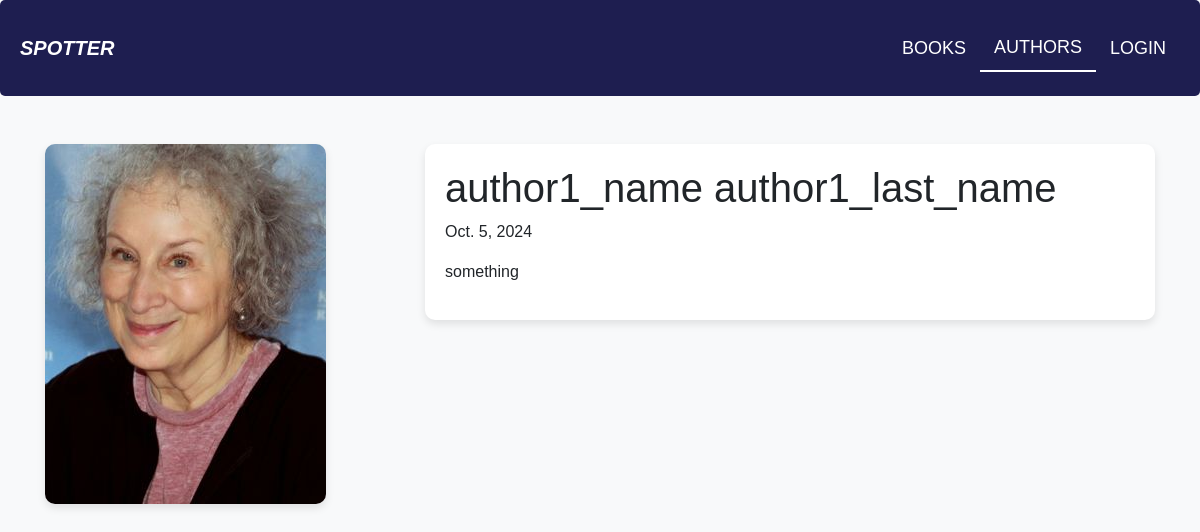
The page /authors/11 on the database its author committed.
### authors/models.py (models this page shows, shortened)
class Author(models.Model):
    first_name = models.CharField(max_length=100)
    last_name = models.CharField(max_length=100)
    date_of_birth = models.DateField(null=True, blank=True)
    biography = models.TextField(null=True, blank=True)
    image = models.ImageField(upload_to='authors_images/', null=True, blank=True)

### authors/views.py (the view)
# urls.py: path('', views.authors, name='authors'),
def authors(request, id=None):
    if id:
        if request.method == 'GET':
            return get_author(request, id)
        if request.method == 'DELETE':
            return delete_author(request, id)
        return update_author(request, id)
    if request.method == 'POST':
        return save_author(request)
    authors = Author.objects.all()
    return render(request, 'authors.html', {'authors': authors})

### authors/views.py (called while the page is built)
def get_author(request, id):
    author = get_object_or_404(Author, id=id)
    return render(request, 'author.html', {'author': author})

### authors/templates/author.html (shortened to what this page needs)
<!DOCTYPE html>
<html lang="en">
<head>
    <link href="https://maxcdn.bootstrapcdn.com/bootstrap/4.5.2/css/bootstrap.min.css" rel="stylesheet">
</head>
<body>
{% include 'navbar.html' %}
<div class="container mt-5">
    <div class="row">
        <div class="col-md-4">
            <img src="{{ author.image.url }}" alt="{{ author.first_name }}" class="author-cover img-fluid">
        </div>
        <div class="col-md-8">
            <div class="author-details">
                <h1 class="author-title">{{ author.first_name }} {{ author.last_name }}</h1>
                <p>{{ author.date_of_birth }}</p>
                <p>{{ author.biography }}</p>
            </div>
        </div>
    </div>
</div>
</body>
</html>

### authors/templates/author.html (style rules this page uses)
body { background-color: #f8f9fa; font-family: Arial, sans-serif; }
.author-cover { max-width: 100%; height: auto; border-radius: 10px; box-shadow: 0 4px 8px rgba(0, 0, 0, 0.1); }
.author-details { padding: 20px; background-color: #ffffff; border-radius: 10px; box-shadow: 0 4px 8px rgba(0, 0, 0, 0.1); }

### rows shown on the page
Author: image (picture), first_name "author1_name", last_name "author1_last_name", date_of_birth "Oct. 5, 2024", biography "something"
